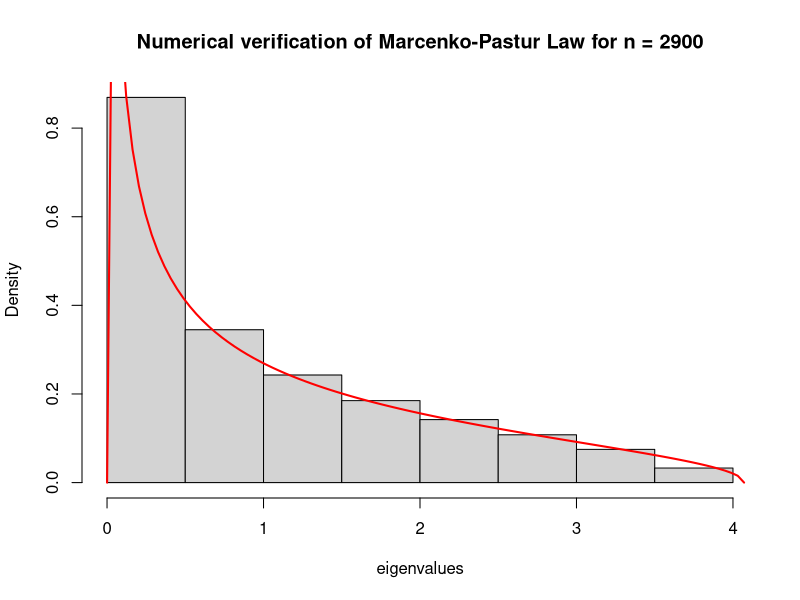

The R script that drew this image:
##Numerical Simulation for Marchenko-Pastur's Semicircle Law
N<-2800
n <- 2900
M <- diag(1/n,nrow=N)
W <- rWishart(1,n,M)[,,1]
eigenvalues <- (eigen(W,only.values = T)$values)
lmax <- (1+sqrt(n/N))^2
lmin <- (1-sqrt(n/N))^2
marcenko <- function(x) {
  y <- sqrt(pmax(0, (lmax-x)*(x-lmin))) / (2*pi*x*(n/N))
  return(y)
}

hist(eigenvalues,freq=F,main = paste("Numerical verification of Marcenko-Pastur Law for n =", as.character(n)) )
curve(marcenko, from = lmin, to = lmax, add = TRUE, col = "red", lwd = 2)


